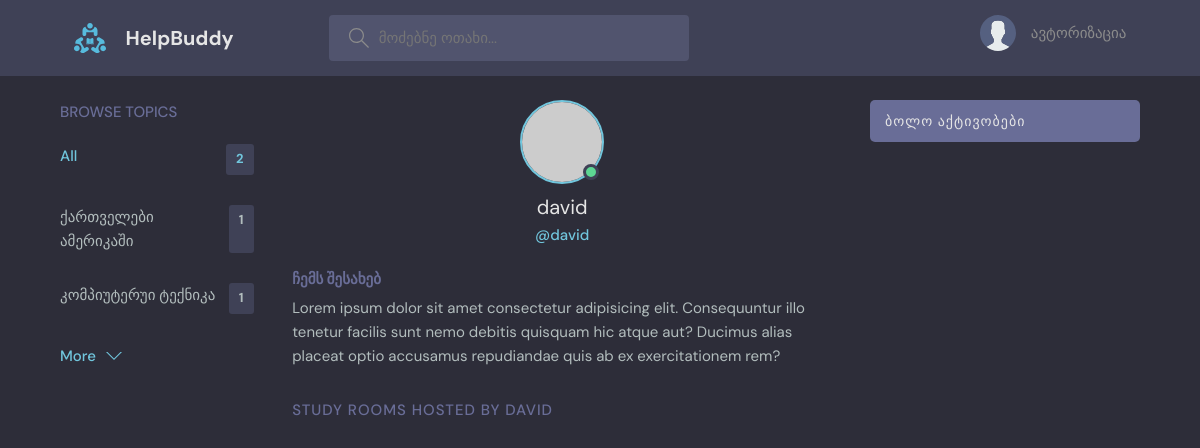
The app's page /profile/1/, older data.
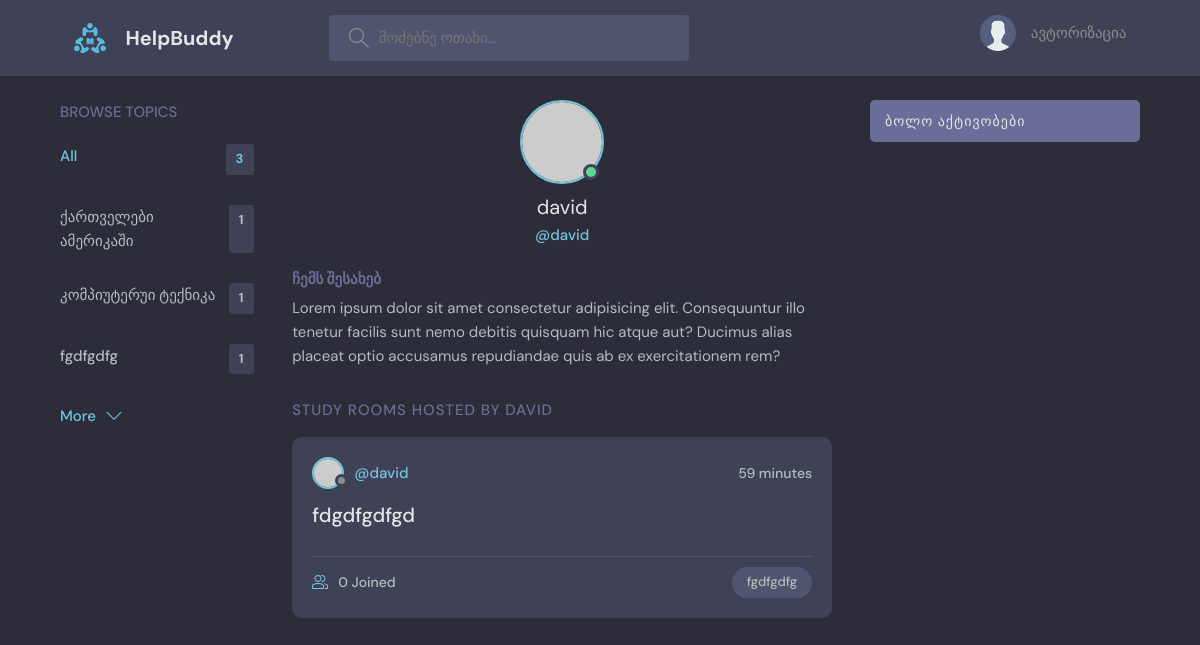
The same page, newer data.
### base/models.py (models this page shows, shortened)
class Topic(models.Model):
    name = models.CharField(max_length=200)

class Room(models.Model):
    host = models.ForeignKey(User, on_delete=models.SET_NULL, null=True)
    topic = models.ForeignKey(
        Topic, on_delete=models.SET_NULL, null=True)  # Topic CLASS-ი
    name = models.CharField(max_length=200)
    description = models.TextField(null=True, blank=True)
    participants = models.ManyToManyField(
        User, related_name='participants', blank=True)
    updated = models.DateTimeField(auto_now=True)  # ინახავს დროს ყოველ ჯერზე
    created = models.DateTimeField(auto_now_add=True)
    class Meta:
        ordering = ['-updated', '-created']

### base/views.py (the view)
# urls.py: path('profile/<str:pk>/', views.userProfile, name='user-profile'),
def userProfile(request, pk):
    user = User.objects.get(id=pk)
    rooms = user.room_set.all()  # type: ignore
    room_messages = user.message_set.all()  # type: ignore
    topics = Topic.objects.all()  # type: ignore
    context = {'user': user, 'rooms': rooms,
               'room_messages': room_messages, 'topics': topics}
    return render(request, 'base/profile.html', context)

### base/templates/base/profile.html (shortened to what this page needs)
{% extends "main.html" %}
{% block content %}
  <main class="profile-page layout layout--3">
    <div class="container">
      {% include 'base/components/topics_component.html' %}
      <div class="roomList">
        <div class="profile">
          <div class="profile__avatar">
            <div class="avatar avatar--large active">
              <img src="https://randomuser.me/api/portraits/men/97.jpg" alt="profile_image"/>
            </div>
          </div>
          <div class="profile__info">
            <h3>{{user.username}}</h3>
            <p>@{{user.username}}</p>
          </div>
          <div class="profile__about">
            <h3>ჩემს შესახებ</h3>
            <p>
              Lorem ipsum dolor sit amet consectetur adipisicing elit. Consequuntur illo tenetur
              facilis sunt nemo debitis quisquam hic atque aut? Ducimus alias placeat optio
              accusamus repudiandae quis ab ex exercitationem rem?
            </p>
          </div>
        </div>
        <div class="roomList__header">
          <div>
            <h2>Study Rooms Hosted by {{user.username}}</a>
            </h2>
          </div>
        </div>
        {% include 'base/components/feed_component.html' %}
      </div>
      {% include 'base/components/activity_component.html' %}
    </div>
  </main>
{% endblock content %}

### base/templates/base/components/topics_component.html
<div class="topics">
  <div class="topics__header">
    <h2>Browse Topics</h2>
  </div>
  <ul class="topics__list">
    <li>
      <a href="{% url 'home' %}" class="active"
        >All <span>{{topics.count}}</span></a
      >
    </li>
    {% for topic in topics %}
    <li>
      <a href="{% url 'home' %}?q={{topic.name}}"
        >{{topic.name}} <span>{{topic.room_set.all.count}}</span></a
      >
    </li>
    {% endfor %}
  </ul>
  <a class="btn btn--link" href="{% url 'topics' %}">
    More
    <svg
      version="1.1"
      xmlns="http://www.w3.org/2000/svg"
      width="32"
      height="32"
      viewBox="0 0 32 32"
    >
      <title>chevron-down</title>
      <path d="M16 21l-13-13h-3l16 16 16-16h-3l-13 13z"></path>
    </svg>
  </a>
</div>

### base/templates/base/components/feed_component.html (shortened to what this page needs)
{% for room in rooms %}
<div class="roomListRoom">
  <div class="roomListRoom__header">
    <a
      href="{% url 'user-profile' room.host.id %}"
      class="roomListRoom__author"
    >
      <div class="avatar avatar--small">
        <img
          src="https://randomuser.me/api/portraits/men/97.jpg"
          alt="profile_image"
        />
      </div>
      <span>@{{room.host.username}}</span>
    </a>
    <div class="roomListRoom__actions">
      <span>{{room.created|timesince}}</span>
    </div>
  </div>
  <div class="roomListRoom__content">
    <a href="{% url 'room' room.id %}">{{room.name}}</a>
  </div>
  <div class="roomListRoom__meta">
    <a href="{% url 'room' room.id %}" class="roomListRoom__joined">
      {{room.participants.all.count}} Joined
    </a>
    <p class="roomListRoom__topic">{{room.topic.name}}</p>
  </div>
</div>
{% endfor %}

Row changes from the older to the newer data that the page shows:
added Topic: name "fgdfgdfg", room_set.all.count "1"
added Room: host.username "david", created "59 minutes", name "fdgdfgdfgd", participants.all.count "0", topic.name "fgdfgdfg"
Text that changed along with them:
{{ topics.count }}: "2" → "3"
